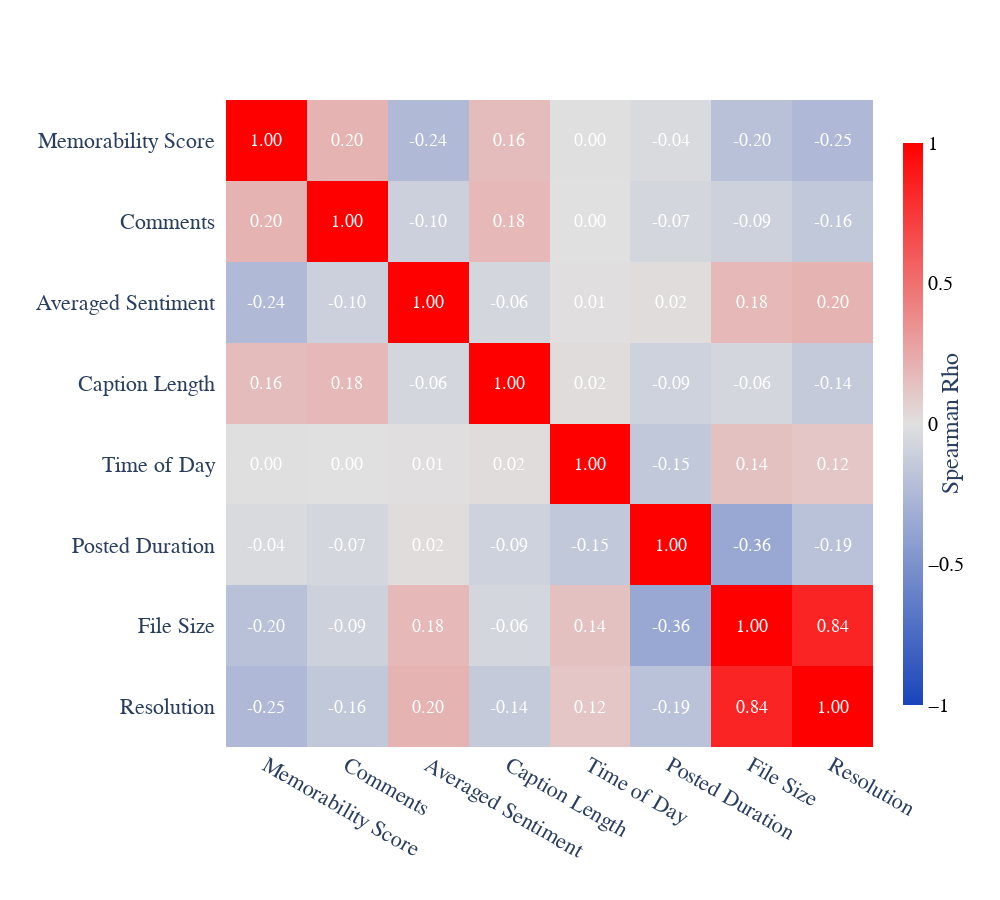

Source (notebook cell):
### Code cell
import plotly.express as px

x_labels = [
    "Memorability Score",
    "Comments",
    "Averaged Sentiment",
    "Caption Length",
    "Time of Day",
    "Posted Duration",
    "File Size",
    "Resolution",
]
y_labels = [
    "Memorability Score",
    "Comments",
    "Averaged Sentiment",
    "Caption Length",
    "Time of Day",
    "Posted Duration",
    "File Size",
    "Resolution",
]
color_scale = [
    [0.0, '#1944ba'],    # deep blue
    [0.5, '#e0e0e0'],    # light grey (instead of white)
    [1.0, 'red']     # strong red
]
fig = px.imshow(
    corr.values,
    x=list(range(len(x_labels))),
    y=list(range(len(y_labels))),
    color_continuous_scale=color_scale,
    zmin=-1,
    zmax=1,
    aspect='equal',
    text_auto='.2f',
    origin='lower'
)


fig.update_xaxes(
    tickmode='array',
    tickvals=list(range(len(x_labels))),
    ticktext=x_labels,
    tickangle=30,
    tickfont=dict(size=22),
    automargin=True,
    title="" 
)
fig.update_yaxes(
    tickmode='array',
    tickvals=list(range(len(y_labels))),
    ticktext=y_labels,
    autorange='reversed',
    tickfont=dict(size=22),
    automargin=True,
    title="" 
)
fig.update_yaxes(
    ticklabelposition='outside',
    tickfont=dict(size=22),
    automargin=True,
    title='',
    ticklabeloverflow='allow',
    tickson='boundaries',
    ticklabelstep=1,
    ticklabelstandoff=10
)
fig.update_layout(
    template='plotly_white',
    width=1000,
    height=900,
    margin=dict(l=120, r=120, t=100, b=120)
)


fig.update_traces(
    textfont=dict(size=18, color='white')   
)
fig.update_layout(
    font=dict(family='Arial'),
    coloraxis_colorbar=dict(
        tickfont=dict(size=20, color='black'),
        title=dict(text='Spearman Rho', side='right'),
        lenmode='fraction',
        len=0.9,
        thickness=20
    )
)
fig.show()

### Figure 1 — Plotly figure (JSON) as saved in the notebook; plotly's stock layout.template omitted (floating-point values rounded to 4 significant figures)
{"data": [{"coloraxis": "coloraxis", "hovertemplate": "x: %{x}<br>y: %{y}<br>color: %{z}<extra></extra>", "name": "0", "textfont": {"color": "white", "size": 18}, "texttemplate": "%{z:.2f}", "type": "heatmap", "x": [0, 1, 2, 3, 4, 5, 6, 7], "xaxis": "x", "y": [0, 1, 2, 3, 4, 5, 6, 7], "yaxis": "y", "z": [[1.0, 0.2029, -0.2424, 0.1594, -0.003282, -0.03995, -0.1993, -0.2484], [0.2029, 1.0, -0.1048, 0.1803, -0.002059, -0.06697, -0.09454, -0.1563], [-0.2424, -0.1048, 1.0, -0.06179, 0.01086, 0.01957, 0.1795, 0.202], [0.1594, 0.1803, -0.06179, 1.0, 0.0194, -0.09167, -0.06179, -0.138], [-0.003282, -0.002059, 0.01086, 0.0194, 1.0, -0.1538, 0.14, 0.1172], [-0.03995, -0.06697, 0.01957, -0.09167, -0.1538, 1.0, -0.3594, -0.1944], [-0.1993, -0.09454, 0.1795, -0.06179, 0.14, -0.3594, 1.0, 0.8394], [-0.2484, -0.1563, 0.202, -0.138, 0.1172, -0.1944, 0.8394, 1.0]]}], "layout": {"coloraxis": {"cmax": 1, "cmin": -1, "colorbar": {"len": 0.9, "lenmode": "fraction", "thickness": 20, "tickfont": {"color": "black", "size": 20}, "title": {"side": "right", "text": "Spearman Rho"}}, "colorscale": [[0, "#1944ba"], [0.5, "#e0e0e0"], [1, "red"]]}, "font": {"family": "Arial"}, "height": 900, "margin": {"b": 120, "l": 120, "r": 120, "t": 100}, "width": 1000, "xaxis": {"anchor": "y", "automargin": true, "constrain": "domain", "domain": [0, 1], "scaleanchor": "y", "tickangle": 30, "tickfont": {"size": 22}, "tickmode": "array", "ticktext": ["Memorability Score", "Comments", "Averaged Sentiment", "Caption Length", "Time of Day", "Posted Duration", "File Size", "Resolution"], "tickvals": [0, 1, 2, 3, 4, 5, 6, 7], "title": {"text": ""}}, "yaxis": {"anchor": "x", "automargin": true, "autorange": "reversed", "constrain": "domain", "domain": [0, 1], "tickfont": {"size": 22}, "ticklabeloverflow": "allow", "ticklabelposition": "outside", "ticklabelstandoff": 10, "ticklabelstep": 1, "tickmode": "array", "tickson": "boundaries", "ticktext": ["Memorability Score", "Comments", "Averaged Sentiment", "Caption Length", "Time of Day", "Posted Duration", "File Size", "Resolution"], "tickvals": [0, 1, 2, 3, 4, 5, 6, 7], "title": {"text": ""}}}}
